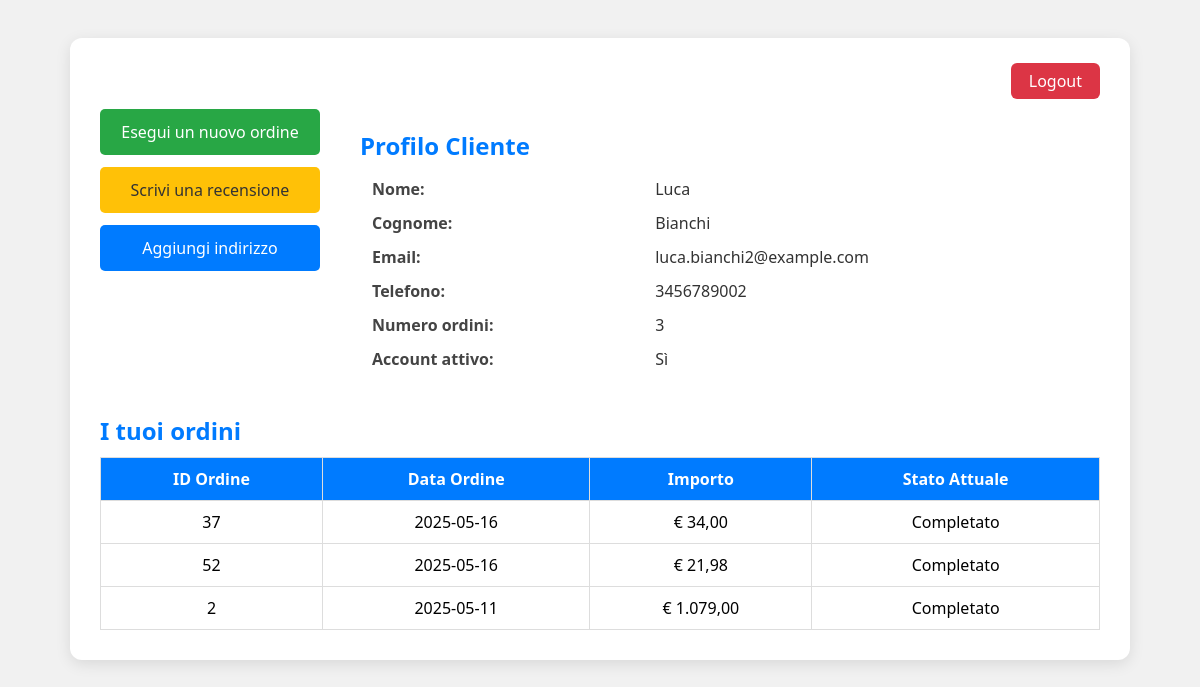
The app's page /applicativo/cliente.php?id=2 with its own data.
### tables this page shows
create table UTENTE (
     ID_UTENTE int not null,
     NOME varchar(50) not null,
     COGNOME varchar(50) not null,
     TELEFONO varchar(50) not null,
     EMAIL varchar(50) not null,
     ATTIVO char(1) not null,
     NUM_ORDINI int not null,
     RUOLO varchar(50) not null,
     primary key (ID_UTENTE));

create table ORDINE (
     ID_ORDINE int not null,
     ID_PAGAMENTO int,
     DATA_ORDINE date not null,
     TIPO_ORDINE varchar(50) not null,
     ID_LABORATORIO  int,
     ID_INDIRIZZO int not null,
     ID_UTENTE int not null,
	 IMPORTO DECIMAL(10, 2),
     primary key (ID_ORDINE),
     unique (ID_PAGAMENTO));

### applicativo/cliente.php (the view, shortened to what this page needs)
<?php
$servername = "localhost";
$username = "root";
$password = "";
$dbname = "dbphoto";
$conn = new mysqli($servername, $username, $password, $dbname);
$userId = intval($_GET["id"]);
$sql = "SELECT * FROM UTENTE WHERE ID_UTENTE = ?";
$stmt = $conn->prepare($sql);
$stmt->bind_param("i", $userId);
$stmt->execute();
$result = $stmt->get_result();
$utente = $result->fetch_assoc();
$sql_count = "SELECT COUNT(*) AS totale FROM ORDINE WHERE ID_UTENTE = ?";
$stmt = $conn->prepare($sql_count);
$stmt->bind_param("i", $userId);
$stmt->execute();
$result = $stmt->get_result();
$num_ordini = $result->fetch_assoc()["totale"];
$sql_ordini = "
    SELECT o.ID_ORDINE, o.DATA_ORDINE, o.IMPORTO, s.STATO
    FROM ORDINE o
    JOIN (
        SELECT ID_ORDINE, MAX(CODICE_STATO_ORDINE) AS max_stato
        FROM GENERAZIONE_STATO
        GROUP BY ID_ORDINE
    ) gs ON o.ID_ORDINE = gs.ID_ORDINE
    JOIN STATO_ORDINE s ON gs.max_stato = s.CODICE_STATO_ORDINE
    WHERE o.ID_UTENTE = ?
    ORDER BY o.DATA_ORDINE DESC
";
$stmt = $conn->prepare($sql_ordini);
$stmt->bind_param("i", $userId);
$stmt->execute();
$ordini = $stmt->get_result();
?>
<!DOCTYPE html>
<html lang="it">
<head>
</head>
<body>
<div class="container">
    <div style="text-align:right; margin-bottom:10px;">
        <a href="login.php" style="display:inline-block; padding:7px 18px; background:#dc3545; color:white; border-radius:6px; text-decoration:none; font-size:1em; font-weight:500;">Logout</a>
    </div>
    <div class="top-row">
        <div class="sidebar">
            <a href="nuovo_ordine.php?id=<?= $userId ?>" class="order-btn">Esegui un nuovo ordine</a>
            <a href="recensione.php?id=<?= $userId ?>" class="order-btn rec-btn">Scrivi una recensione</a>
            <a href="aggiungi_indirizzo.php?id=<?= $userId ?>" class="order-btn add-btn">Aggiungi indirizzo</a>
        </div>
        <div class="user-info">
            <h2>Profilo Cliente</h2>
            <table class="user-table">
                <tr><td><label>Nome:</label></td><td><span><?= htmlspecialchars($utente["NOME"]) ?></span></td></tr>
                <tr><td><label>Cognome:</label></td><td><span><?= htmlspecialchars($utente["COGNOME"]) ?></span></td></tr>
                <tr><td><label>Email:</label></td><td><span><?= htmlspecialchars($utente["EMAIL"]) ?></span></td></tr>
                <tr><td><label>Telefono:</label></td><td><span><?= htmlspecialchars($utente["TELEFONO"]) ?></span></td></tr>
                <tr><td><label>Numero ordini:</label></td><td><span><?= $num_ordini ?></span></td></tr>
                <tr><td><label>Account attivo:</label></td><td><span><?= $utente["ATTIVO"] === "Y" ? "Sì" : "No" ?></span></td></tr>
            </table>
        </div>
    </div>
    <div class="main-content">
        <h2>I tuoi ordini</h2>
        <?php if ($ordini->num_rows > 0): ?>
            <table class="orders-table">
                <thead>
                <tr><th>ID Ordine</th><th>Data Ordine</th><th>Importo</th><th>Stato Attuale</th></tr>
                </thead>
                <tbody>
                <?php while ($ordine = $ordini->fetch_assoc()): ?>
                    <tr>
                        <td><?= htmlspecialchars($ordine["ID_ORDINE"]) ?></td>
                        <td><?= htmlspecialchars($ordine["DATA_ORDINE"]) ?></td>
                        <td>€ <?= number_format($ordine["IMPORTO"], 2, ',', '.') ?></td>
                        <td><?= htmlspecialchars($ordine["STATO"]) ?></td>
                    </tr>
                <?php endwhile; ?>
                </tbody>
            </table>
        <?php else: ?>
            <p>Nessun ordine effettuato.</p>
        <?php endif; ?>
    </div>
</div>
</body>
</html>

### applicativo/cliente.php (style rules this page uses)
body { font-family: 'Segoe UI', sans-serif; background: #f1f1f1; padding: 30px; }
.container { background: white; max-width: 1000px; margin: 0 auto; padding: 25px 30px 30px 30px; border-radius: 12px; box-shadow: 0 4px 15px rgba(0,0,0,0.1); display: flex; flex-direction: column; gap: 0; }
.top-row { display: flex; justify-content: space-between; align-items: flex-start; margin-bottom: 0; }
.user-info { flex: 1; margin-bottom: 0; }
.user-info label { font-weight: bold; color: #444; }
.user-info span { color: #333; margin-left: 8px; }
.sidebar { min-width: 220px; display: flex; flex-direction: column; gap: 12px; margin-right: 40px; }
.order-btn { display: block; width: 100%; padding: 12px 0; background-color: #28a745; color: white; text-align: center; border-radius: 5px; text-decoration: none; font-size: 16px; border: none; margin: 0; }
.rec-btn { background-color: #ffc107; color: #333; }
.add-btn { background-color: #007bff; color: white; }
.main-content { flex: 3; }
h2 { color: #007bff; margin-bottom: 10px; text-align: left; }
.user-table { margin-bottom: 18px; width: 100%; border-collapse: collapse; }
.user-table td { padding: 6px 12px; border: none; }
.orders-table { width: 100%; border-collapse: collapse; margin-top: 0; }
.orders-table th, .orders-table td { padding: 10px; border: 1px solid #ddd; text-align: center; }
.orders-table thead { background-color: #007bff; color: white; }

### records on screen
utente: NOME "Luca", COGNOME "Bianchi", EMAIL "luca.bianchi2@example.com", TELEFONO "3456789002"
ordine: ID_ORDINE "37", DATA_ORDINE "2025-05-16", IMPORTO "34,00", STATO "Completato"
ordine: ID_ORDINE "52", DATA_ORDINE "2025-05-16", IMPORTO "21,98", STATO "Completato"
ordine: ID_ORDINE "2", DATA_ORDINE "2025-05-11", IMPORTO "1.079,00", STATO "Completato"

### other values on screen
$num_ordini "3"
